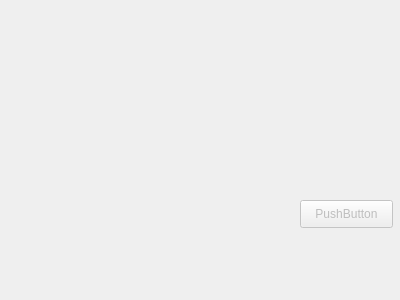
<?xml version="1.0" encoding="UTF-8"?>
<ui version="4.0">
 <class>Widget</class>
 <widget class="QWidget" name="Widget">
  <property name="geometry">
   <rect>
    <x>0</x>
    <y>0</y>
    <width>400</width>
    <height>300</height>
   </rect>
  </property>
  <property name="windowTitle">
   <string>Widget</string>
  </property>
  <widget class="QPushButton" name="pauseButton">
   <property name="enabled">
    <bool>false</bool>
   </property>
   <property name="geometry">
    <rect>
     <x>300</x>
     <y>200</y>
     <width>93</width>
     <height>28</height>
    </rect>
   </property>
   <property name="text">
    <string>PushButton</string>
   </property>
  </widget>
 </widget>
 <layoutdefault spacing="6" margin="11"/>
 <resources/>
 <connections/>
</ui>
